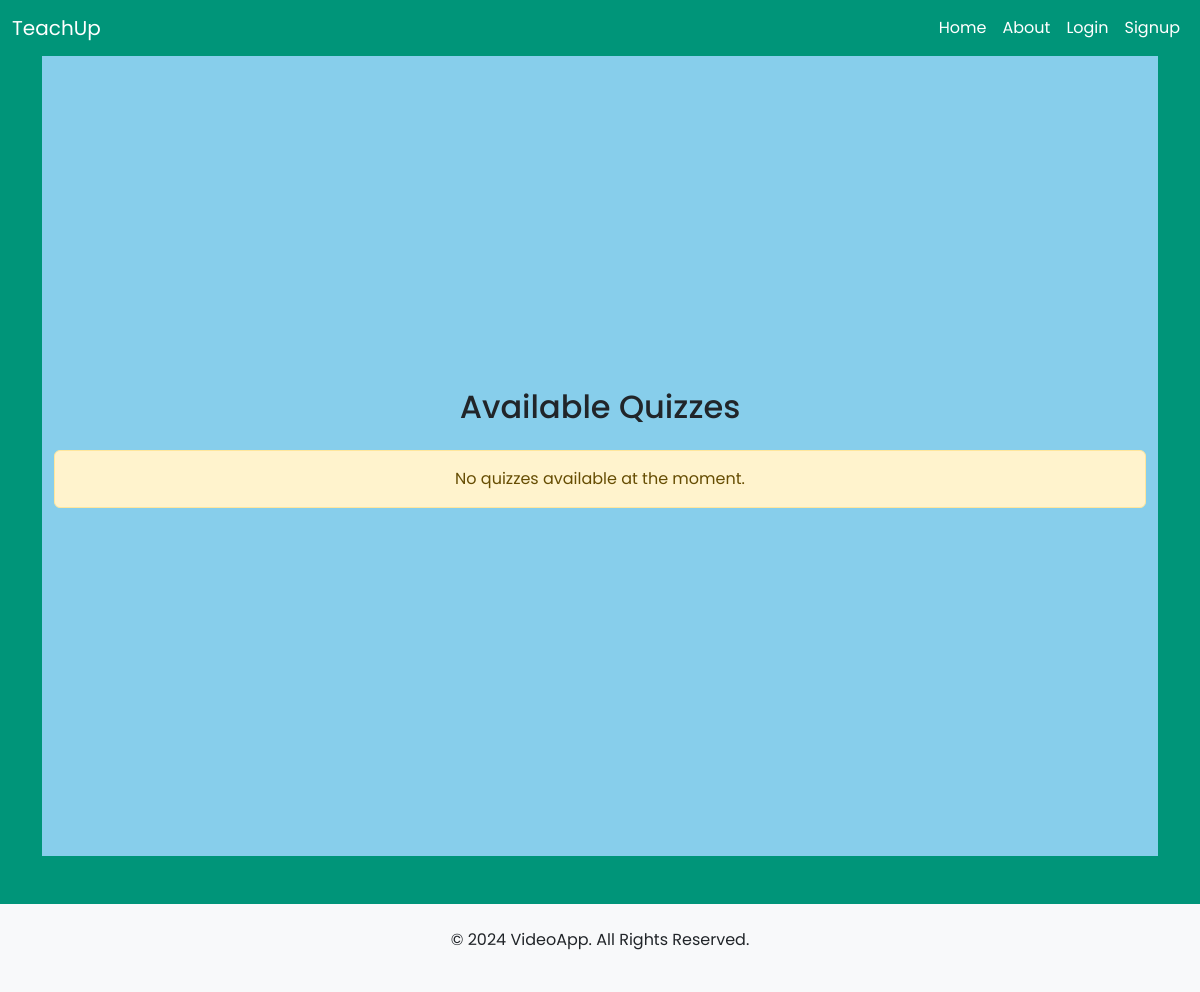
/quiz/quizzes/, run on an earlier commit of the app's database.
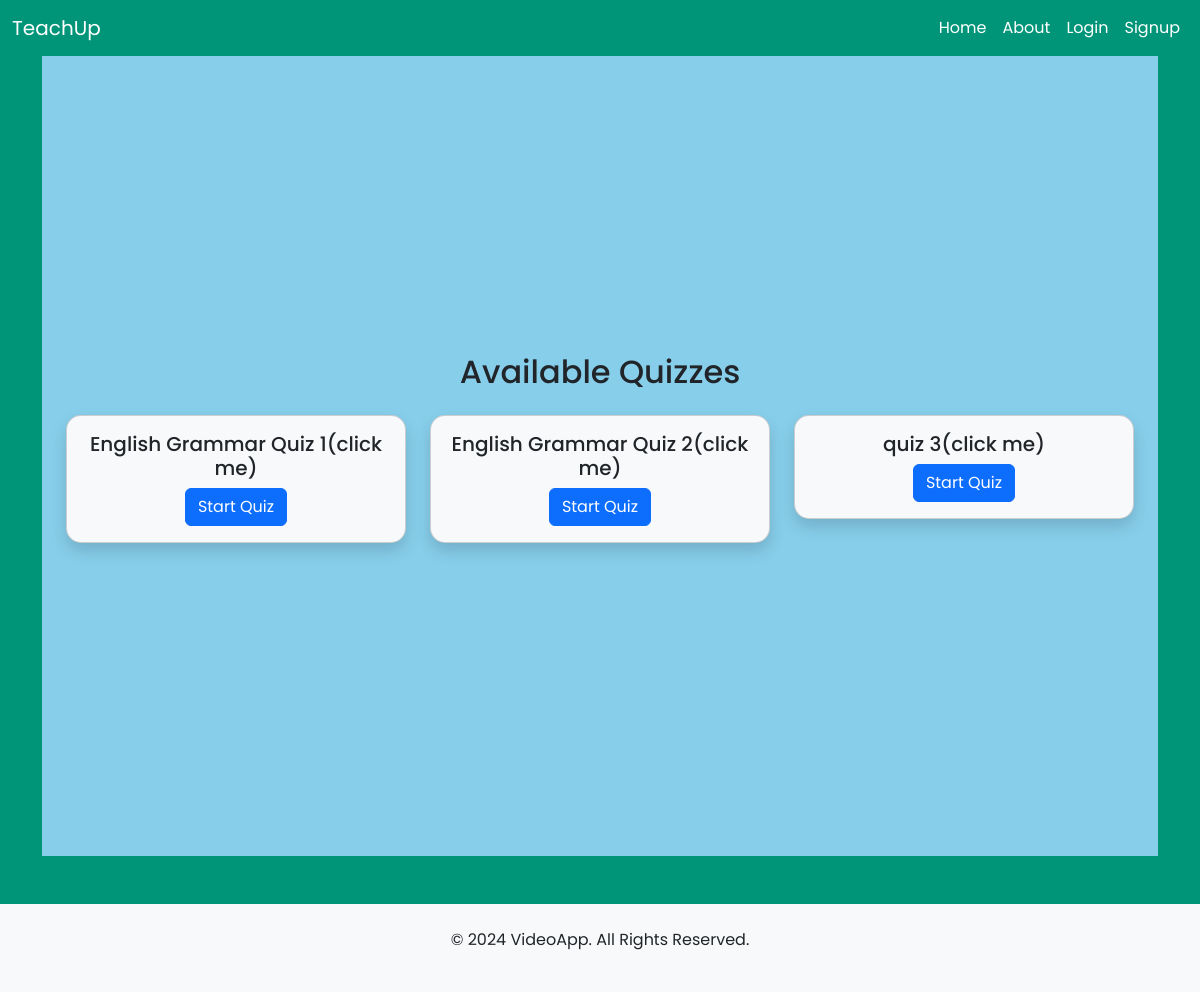
And on a later commit of the database.
### quiz_app/models.py (models this page shows, shortened)
class Quiz(models.Model):
    title = models.CharField(max_length=255)  # Title of the quiz
    subject = models.CharField(max_length=255)  # Subject the quiz belongs to
    start_time = models.DateTimeField()  # Start time of the quiz
    end_time = models.DateTimeField()  # End time of the quiz

### quiz_app/views.py (the view)
# urls.py: path('quizzes/', views.quiz_list, name='quiz_list'),  # Define the URL pattern
def quiz_list(request):
    quizzes = Quiz.objects.all()
    return render(request, 'quiz_app/quiz_list.html', {'quizzes': quizzes})

### quiz_app/templates/quiz_app/quiz_list.html (shortened to what this page needs)
{% extends 'meetings_app/base.html' %}
{% block content %}
<div class="container vh-100 d-flex flex-column justify-content-center align-items-center text-dark" style="background-color: #87CEEB;">
    <h2 class="mb-4">Available Quizzes</h2>
    {% if quizzes %}
        <div class="row w-100 justify-content-center">
            {% for quiz in quizzes %}
                <div class="col-md-4 mb-3">
                    <div class="card bg-light text-dark shadow" style="border-radius: 15px;">
                        <div class="card-body text-center">
                            <h5 class="card-title">{{ quiz.title }}(click me)</h5>
                            <a href="{% url 'quiz_view' quiz.id %}" class="btn btn-primary">Start Quiz</a>
                        </div>
                    </div>
                </div>
            {% endfor %}
        </div>
    {% else %}
        <div class="alert alert-warning w-100 text-center" role="alert">
            No quizzes available at the moment.
        </div>
    {% endif %}
</div>
{% endblock %}

### meetings_app/templates/meetings_app/base.html (shortened to what this page needs)
{% load static %}
<!DOCTYPE html>
<html lang="en">
<head>
    <link href="https://cdn.jsdelivr.net/npm/bootstrap@5.3.0-alpha1/dist/css/bootstrap.min.css" rel="stylesheet">
    <link rel="stylesheet" href="{% static 'meetings_app/css/custom.css' %}">
</head>
<body>
<nav class="navbar navbar-expand-lg navbar-light nav-bg">
  <div class="container-fluid">
    <a class="navbar-brand text-white" href="">TeachUp</a>
    <div class="collapse navbar-collapse" id="navbarNav">
      <ul class="navbar-nav ms-auto">
        <li class="nav-item">
          <a class="nav-link active text-white" aria-current="page" href="{% url 'home' %}">Home</a>
        </li>
        <li class="nav-item">
          <a class="nav-link text-white" href="{% url 'about' %}">About</a>
        </li>
        {% if user.is_authenticated %}
          <li class="nav-item">
            <a class="nav-link text-white" href="{% url 'dashboard' %}">Dashboard</a>
          </li>
          <li class="nav-item">
            <a class="nav-link text-white" href="{% url 'board' %}">masterBoard</a>
          </li>
          <li class="nav-item">
            <a class="nav-link text-white" href="{% url 'quiz_list' %}">Quizzes</a>
          </li>
          {% if user.is_staff %}
            <li class="nav-item">
              <a class="nav-link text-white" href="{% url 'admin_dashboard' %}">Admin Dashboard</a>
            </li>
          {% endif %}
          <li class="nav-item">
            <a class="nav-link text-white" href="{% url 'logout' %}">Logout</a>
          </li>
        {% else %}
          <li class="nav-item">
            <a class="nav-link text-white" href="{% url 'login' %}">Login</a>
          </li>
          <li class="nav-item">
            <a class="nav-link text-white" href="{% url 'register' %}">Signup</a>
          </li>
        {% endif %}
      </ul>
    </div>
  </div>
</nav>
<div class="container">
    {% block content %}{% endblock %}
</div>
<footer class="bg-light text-center text-lg-start mt-5">
  <div class="container p-4">
    <p class="text-center">&copy; 2024 VideoApp. All Rights Reserved.</p>
  </div>
</footer>
</body>
</html>

### meetings_app/static/meetings_app/css/custom.css (style rules this page uses)
* { margin: 0; padding: 0; box-sizing: border-box; font-family: 'Poppins', sans-serif; }
body { min-height: 100vh; width: 100%; background: #009579; }
.nav-bg { background: #009579; }
.text-white { color: white; }

What changed in the data, as far as the page shows it:
added Quiz: title "English Grammar Quiz 1"
added Quiz: title "English Grammar Quiz 2"
added Quiz: title "quiz 3"
Also different on the page:
text no longer shown: "No quizzes available at the moment."
